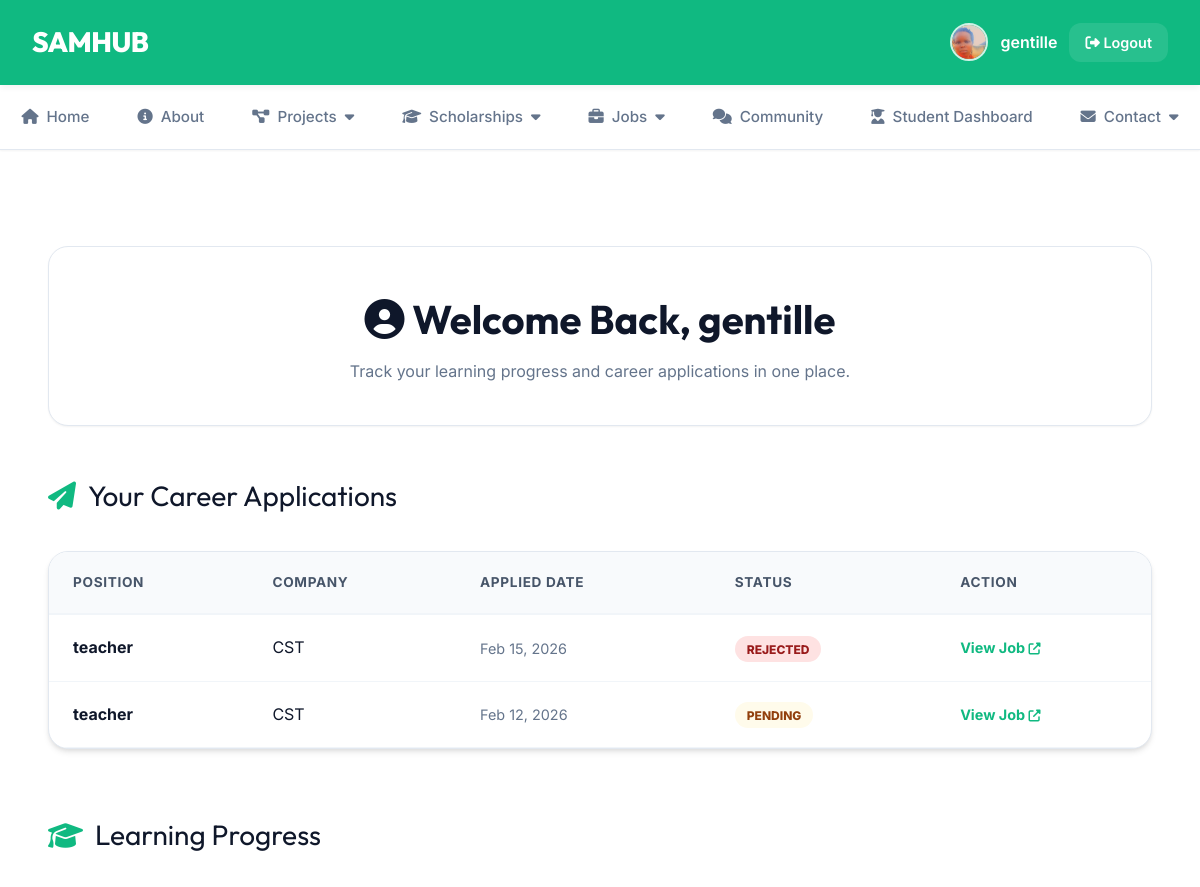
Page /learn/User_Dashboard/ (signed in, upper part) on the earlier database version.
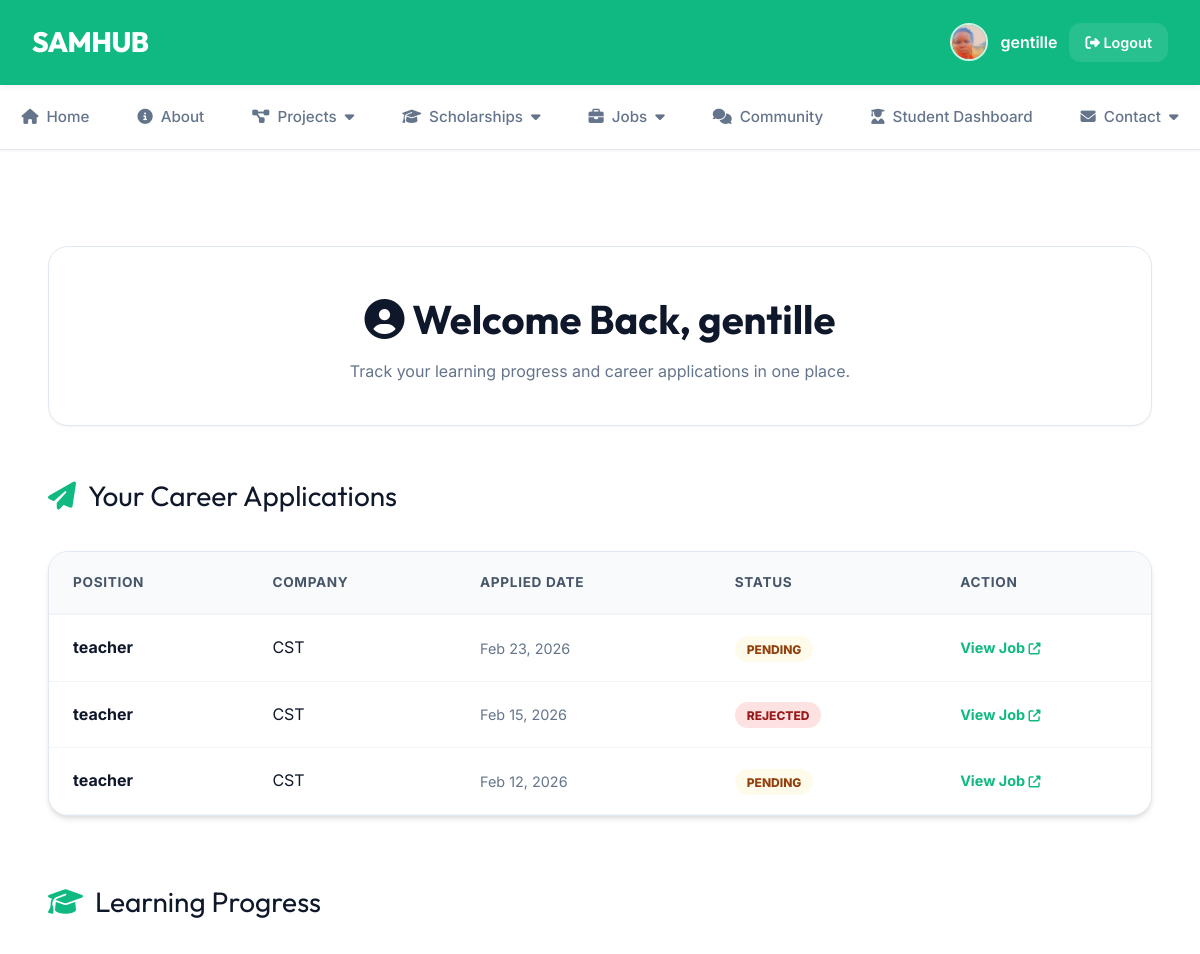
Same page on the later database version.
### Job_Opportunity/models.py (models this page shows, shortened)
class JobApplication(models.Model):
    STATUS_CHOICES = [
        ('PENDING', 'Pending'),
        ('ACCEPTED', 'Accepted'),
        ('REJECTED', 'Rejected'),
    ]
    job = models.ForeignKey(Job, on_delete=models.CASCADE, related_name='applications')
    applicant = models.ForeignKey(
        settings.AUTH_USER_MODEL, on_delete=models.CASCADE, related_name='applications'
    )
    full_name = models.CharField(max_length=150)
    email = models.EmailField()
    resume = models.FileField(upload_to='resumes/')
    cover_letter = models.TextField(blank=True)
    submitted_at = models.DateTimeField(auto_now_add=True)
    status = models.CharField(max_length=10, choices=STATUS_CHOICES, default='PENDING')

class Job(models.Model):
    title = models.CharField(max_length=200)
    company = models.CharField(max_length=150)
    location = models.CharField(max_length=150)
    description = models.TextField()
    requirements = models.TextField()
    posted_at = models.DateTimeField(default=timezone.now)
    deadline = models.DateTimeField(null=True, blank=True)
    require_cover_letter = models.BooleanField(default=False)
    require_resume = models.BooleanField(default=True)
    image = models.ImageField(upload_to='job_images/', blank=True, null=True)
    posted_by = models.ForeignKey(
        settings.AUTH_USER_MODEL, on_delete=models.CASCADE, related_name='posted_jobs'
    )
    support_document = models.FileField(upload_to='job_docs/', blank=True, null=True)
    EXPERIENCE_CHOICES = [
        ('YES', 'Experience Required'),
        ('NO', 'No Experience Required'),
    ]
    experience_required = models.CharField(max_length=3, choices=EXPERIENCE_CHOICES, default='NO')

### Learning_certificate/views.py (the view)
# urls.py: path('User_Dashboard/', views.user_dashboard, name='user_dashboard'),
@login_required
def user_dashboard(request):
    enrollments = Enrollment.objects.filter(student=request.user).select_related('course')
    courses_info = []
    for e in enrollments:
        exams = e.course.exams.filter(is_published=True)
        results = ExamResult.objects.filter(enrollment=e, exam__in=exams)
        passed_exams = results.filter(passed=True).count()
        total_exams = exams.count()
        certificate = Certificate.objects.filter(enrollment=e).first()
        certificate_status = certificate.is_issued if certificate else False
        courses_info.append({
            'enrollment': e,
            'course': e.course,
            'passed_exams': passed_exams,
            'total_exams': total_exams,
            'progress': f"{passed_exams}/{total_exams} exams passed" if total_exams else "No exams yet",
            'certificate_status': certificate_status,
        })
    job_applications = JobApplication.objects.filter(applicant=request.user).order_by('-submitted_at')
    return render(request, 'Login_System/user_dashboard/user_dashboard.html', {
        'courses_info': courses_info,
        'job_applications': job_applications,
    })

### templates/Login_System/user_dashboard/user_dashboard.html (shortened to what this page needs)
{% extends "Login_System/base.html" %}
{% load static %}
{% block content %}
<div class="dashboard-container">
    <div class="welcome-card">
        <h1><i class="fas fa-user-circle"></i> Welcome Back, {{ request.user.username }}</h1>
        <p style="color: var(--text-muted); margin-top: 0.5rem;">Track your learning progress and career applications in
            one place.</p>
    </div>
    <div class="section-title">
        <i class="fas fa-paper-plane"></i> Your Career Applications
    </div>
    <div class="table-card" style="margin-bottom: 4rem;">
        {% if job_applications %}
        <div style="overflow-x: auto;">
            <table class="apps-table">
                <thead>
                    <tr>
                        <th>Position</th>
                        <th>Company</th>
                        <th>Applied Date</th>
                        <th>Status</th>
                        <th>Action</th>
                    </tr>
                </thead>
                <tbody>
                    {% for app in job_applications %}
                    <tr>
                        <td><strong>{{ app.job.title }}</strong></td>
                        <td>{{ app.job.company }}</td>
                        <td style="color: #64748b; font-size: 0.9rem;">{{ app.submitted_at|date:"M d, Y" }}</td>
                        <td>
                            <span class="status-badge status-{{ app.status|lower }}">
                                {{ app.status }}
                            </span>
                        </td>
                        <td>
                            <a href="{% url 'job_detail' app.job.id %}"
                                style="color: var(--primary); font-weight: 700; text-decoration: none; font-size: 0.9rem;">
                                View Job <i class="fas fa-external-link-alt" style="font-size: 0.75rem;"></i>
                            </a>
                        </td>
                    </tr>
                    {% endfor %}
                </tbody>
            </table>
        </div>
        {% endif %}
    </div>
    <div class="section-title">
        <i class="fas fa-graduation-cap"></i> Learning Progress
    </div>
</div>
{% endblock %}

Differences in the rows shown:
added JobApplication: job "teacher", job.company "CST", submitted_at "Feb 23, 2026", status "PENDING"
